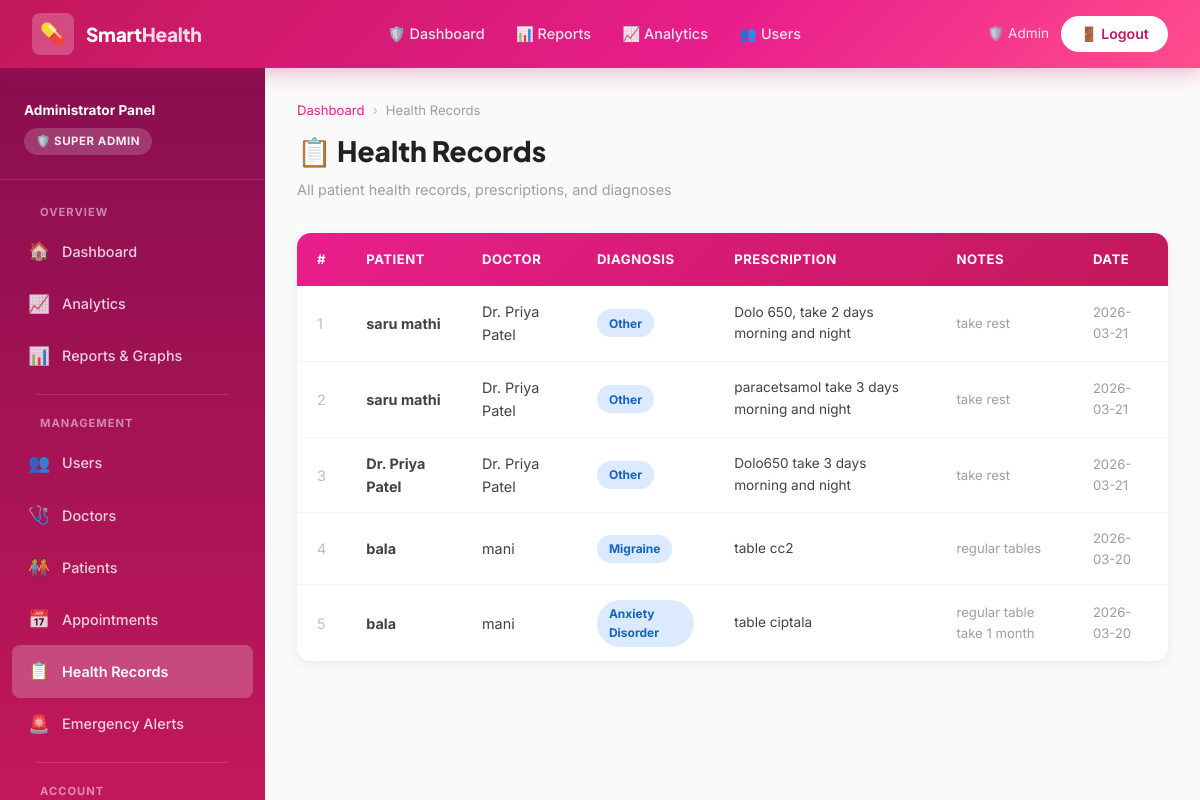
Page /admin/records (signed in) on the committed database.
### tables this page shows
CREATE TABLE health_records (
            id INTEGER PRIMARY KEY AUTOINCREMENT,
            patient_id INTEGER NOT NULL,
            doctor_id INTEGER NOT NULL,
            diagnosis TEXT,
            prescription TEXT,
            notes TEXT,
            created_at TEXT,
            FOREIGN KEY (patient_id) REFERENCES users(id),
            FOREIGN KEY (doctor_id) REFERENCES users(id)
        );

CREATE TABLE users (
            id INTEGER PRIMARY KEY AUTOINCREMENT,
            name TEXT NOT NULL,
            email TEXT UNIQUE NOT NULL,
            password TEXT NOT NULL,
            role TEXT NOT NULL DEFAULT 'patient',
            phone TEXT,
            age INTEGER,
            gender TEXT,
            specialization TEXT,
            status TEXT DEFAULT 'active',
            created_at TEXT
        );

### app.py (the view)
@app.route('/admin/records')
@admin_required
def admin_records():
    db = get_db()
    records = db.execute(
        'SELECT hr.*, u.name as patient_name, d.name as doctor_name FROM health_records hr JOIN users u ON hr.patient_id=u.id JOIN users d ON hr.doctor_id=d.id ORDER BY hr.created_at DESC'
    ).fetchall()
    return render_template('admin/records.html', records=records)

### app.py (called while the page is built)
def admin_required(f):
    from functools import wraps
    @wraps(f)
    def decorated(*args, **kwargs):
        if 'user_id' not in session or session.get('role') != 'admin':
            flash('Admin access required.', 'danger')
            return redirect(url_for('login'))
        return f(*args, **kwargs)
    return decorated

### database.py (called while the page is built)
def get_db():
    from flask import current_app
    if 'db' not in g:
        g.db = sqlite3.connect(DATABASE)
        g.db.row_factory = sqlite3.Row
    return g.db

### templates/admin/records.html (shortened to what this page needs)
{% extends "admin/base_admin.html" %}
{% block content %}
<div class="page-header">
  <div class="breadcrumb"><a href="{{ url_for('admin_dashboard') }}">Dashboard</a><span>›</span>Health Records</div>
  <h1>📋 Health Records</h1>
  <p>All patient health records, prescriptions, and diagnoses</p>
</div>
<div class="table-wrap">
  <table>
    <thead>
      <tr><th>#</th><th>Patient</th><th>Doctor</th><th>Diagnosis</th><th>Prescription</th><th>Notes</th><th>Date</th></tr>
    </thead>
    <tbody>
      {% for r in records %}
      <tr>
        <td style="color:var(--gray-400)">{{ loop.index }}</td>
        <td><strong>{{ r.patient_name }}</strong></td>
        <td>{{ r.doctor_name }}</td>
        <td><span class="badge badge-info">{{ r.diagnosis or '—' }}</span></td>
        <td style="font-size:.85rem;">{{ r.prescription or '—' }}</td>
        <td style="font-size:.82rem;color:var(--gray-500)">{{ r.notes or '—' }}</td>
        <td style="font-size:.82rem;color:var(--gray-500)">{{ r.created_at[:10] if r.created_at else '-' }}</td>
      </tr>
      {% else %}
      <tr><td colspan="7" style="text-align:center;padding:2rem;color:var(--gray-400);">No records found.</td></tr>
      {% endfor %}
    </tbody>
  </table>
</div>
{% endblock %}

### static/css/style.css (style rules this page uses)
:root { --pink-50: #fff0f6; --pink-100: #ffd6e7; --pink-200: #ffa8c9; --pink-300: #ff79a8; --pink-400: #ff4d8d; --pink-500: #e91e8c; --pink-600: #c2185b; --pink-700: #880e4f; --pink-800: #560027; --white: #ffffff; --gray-50: #fafafa; --gray-100: #f5f5f5; --gray-200: #eeeeee; --gray-300: #e0e0e0; --gray-400: #bdbdbd; --gray-500: #9e9e9e; --gray-600: #757575; --gray-700: #616161; --gray-800: #424242; --gray-900: #212121; --success: #00c853; --warning: #ff6d00; --danger: #d50000; --info: #0091ea; --font-body: 'Inter', sans-serif; --font-heading: 'Plus Jakarta Sans', sans-serif; --shadow-sm: 0 1px 4px rgba(233,30,140,.10); --shadow-md: 0 4px 16px rgba(233,30,140,.15); --shadow-lg: 0 8px 32px rgba(233,30,140,.20); --shadow-card: 0 2px 12px rgba(0,0,0,.08); --radius-sm: 8px; --radius-md: 14px; --radius-lg: 20px; --radius-xl: 28px; --radius-full: 9999px; --trans: all .25s cubic-bezier(.4,0,.2,1); }
*, *::before, *::after { box-sizing: border-box; margin: 0; padding: 0; }
html { scroll-behavior: smooth; }
body { font-family: var(--font-body); color: var(--gray-900); background: var(--gray-50); font-size: 15px; line-height: 1.6; }
.page-header { margin-bottom: 2rem; }
.page-header h1 { font-family: var(--font-heading); font-size: 1.75rem; font-weight: 800; color: var(--gray-900); margin-bottom: .25rem; }
.page-header p { color: var(--gray-500); font-size: .9rem; }
.breadcrumb { display: flex; align-items: center; gap: .5rem; font-size: .82rem; color: var(--gray-500); margin-bottom: .5rem; }
.breadcrumb a { color: var(--pink-500); text-decoration: none; }
.breadcrumb span { color: var(--gray-400); }
.table-wrap { overflow-x: auto; border-radius: var(--radius-md); box-shadow: var(--shadow-card); }
table { width: 100%; border-collapse: collapse; background: var(--white); }
thead { background: linear-gradient(135deg, var(--pink-500), var(--pink-600)); }
thead th { color: #fff; font-size: .82rem; font-weight: 700; text-transform: uppercase; letter-spacing: .5px; padding: 1rem 1.25rem; text-align: left; white-space: nowrap; }
tbody tr { border-bottom: 1px solid var(--gray-100); transition: var(--trans); }
tbody tr:last-child { border-bottom: none; }
tbody td { padding: .9rem 1.25rem; font-size: .9rem; color: var(--gray-800); }
.badge { display: inline-flex; align-items: center; padding: .28rem .75rem; border-radius: var(--radius-full); font-size: .75rem; font-weight: 700; text-transform: capitalize; }
.badge-info { background: #dbeafe; color: #1565c0; }

### rows in the picture
health_records: patient_name "saru mathi", doctor_name "Dr. Priya Patel", diagnosis "Other", prescription "Dolo 650, take 2 days morning and night", notes "take rest", created_at "2026-03-21"
health_records: patient_name "saru mathi", doctor_name "Dr. Priya Patel", diagnosis "Other", prescription "paracetsamol take 3 days morning and night", notes "take rest", created_at "2026-03-21"
health_records: patient_name "Dr. Priya Patel", doctor_name "Dr. Priya Patel", diagnosis "Other", prescription "Dolo650 take 3 days morning and night", notes "take rest", created_at "2026-03-21"
health_records: patient_name "bala", doctor_name "mani", diagnosis "Migraine", prescription "table cc2", notes "regular tables", created_at "2026-03-20"
health_records: patient_name "bala", doctor_name "mani", diagnosis "Anxiety Disorder", prescription "table ciptala", notes "regular table take 1 month", created_at "2026-03-20"

### other values in the picture
{{ session.name }} "Admin"
